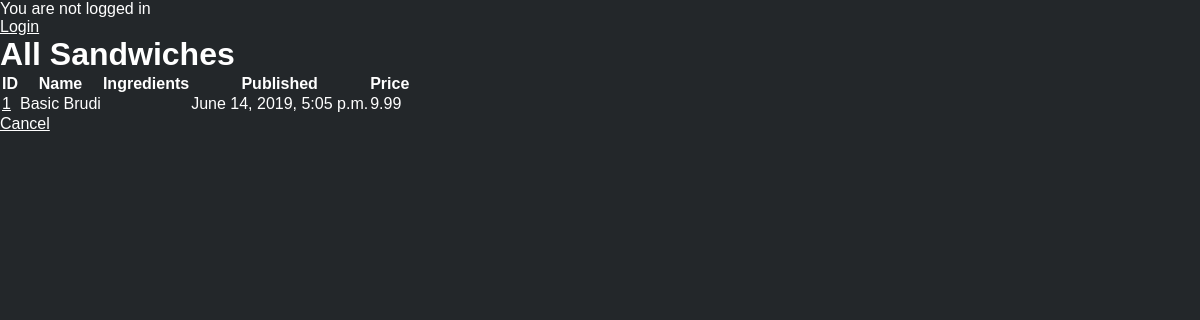
Page /mysandwich/show on the earlier database version.
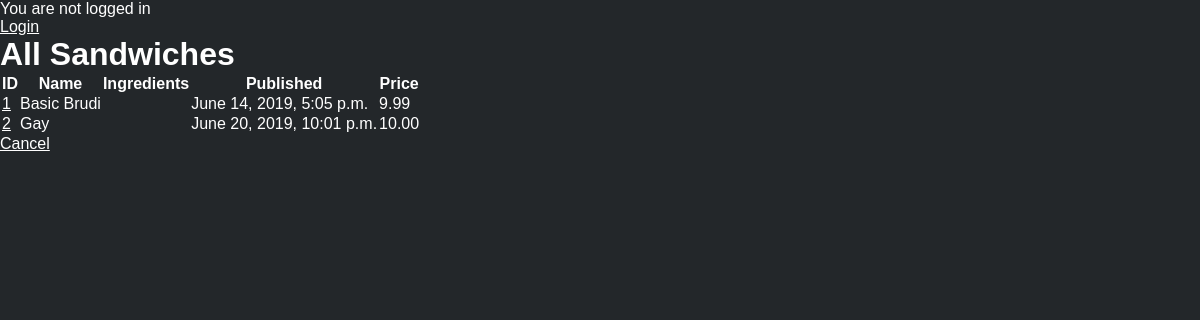
Same page on the later database version.
### mysandwich/models.py (models this page shows, shortened)
class Sandwich(models.Model):
    name = models.CharField(max_length=255)
    ingredients = models.ManyToManyField(Ingredient)
    pub_date = models.DateTimeField(default=timezone.now(), blank=True)
    price = models.DecimalField(max_digits=4, decimal_places=2, default=0) # max 99,99

### mysandwich/views.py (the view)
# urls.py: path('show', SandwichListView.as_view(), name='all-sandwiches'),
class SandwichListView(ListView):
    model = Sandwich
    context_object_name = "all_sandwiches"
    def get_context_data(self, **kwargs):
        context = super(SandwichListView, self).get_context_data(**kwargs)
        context['sandwich_list'] = Sandwich.objects.all()
        return context

### mysandwich/templates/mysandwich/sandwich_list.html (shortened to what this page needs)
{% extends "home.html" %}
{% block content %}
<h1>All Sandwiches</h1>
<table>
    <tr class="sandwich_header">
        <th>ID</th>
        <th>Name</th>
        <th>Ingredients</th>
        <th>Published</th>
        <th>Price</th>
    </tr>
    {% for sandwich in all_sandwiches %}
    <tr class="sandwich_row">
        <td><a href="show/{{ sandwich.id }}">{{ sandwich.id }}</a></td>
        <td>{{ sandwich.name }}</td>
        <td>
        </td>
        <td>{{ sandwich.pub_date }}</td>
        <td>{{ sandwich.price }}</td>
    </tr>
    {% endfor %}
</table>
<p><a href="../">Cancel</a></p>
{% endblock content %}

### templates/home.html (shortened to what this page needs)
{% extends 'base.html' %}

### templates/base.html (shortened to what this page needs)
<!DOCTYPE html>
{% load static %}
<html>
<head>
  <link rel="stylesheet" href="/static/base.css">
</head>
<nav>
  {% if user.is_authenticated %}
  <ul>
    <li> <p>BACCO.</p> </li>
    <li> <p>Hi {{ user.username }}!</p> </li>
    <li><a href="/mysandwich">Create new sandwich!</a></li>
    <li><a href="/mysandwich/show">View sandwiches</a></li>
    <li><a href="{% url 'logout' %}">Logout</a></li>
    <li style="float: right">
        <form action="{% url 'search_results' %}" method="get" style="float:right">
          <input name="q" type="text" placeholder="enter name">
        </form>
    </li>
  </ul>
  {% else %}
  <p>You are not logged in</p>
  <a href="{% url 'login' %}">Login</a>
  {% endif %}
</nav>
<body>
  <main>
    {% block content %}
    {% endblock %}
  </main>
</body>
</html>

### static/base.css (style rules this page uses)
* { margin: 0; padding: 0; font-family: sans-serif; color: white; font-size: 16px; }
html, body { background: #23272a; }
h1 { font-size: 2em; margin: 0; }

Differences in the rows shown:
added Sandwich: id "2", name "Gay", pub_date "June 20, 2019, 10:01 p.m.", price "10.00"
